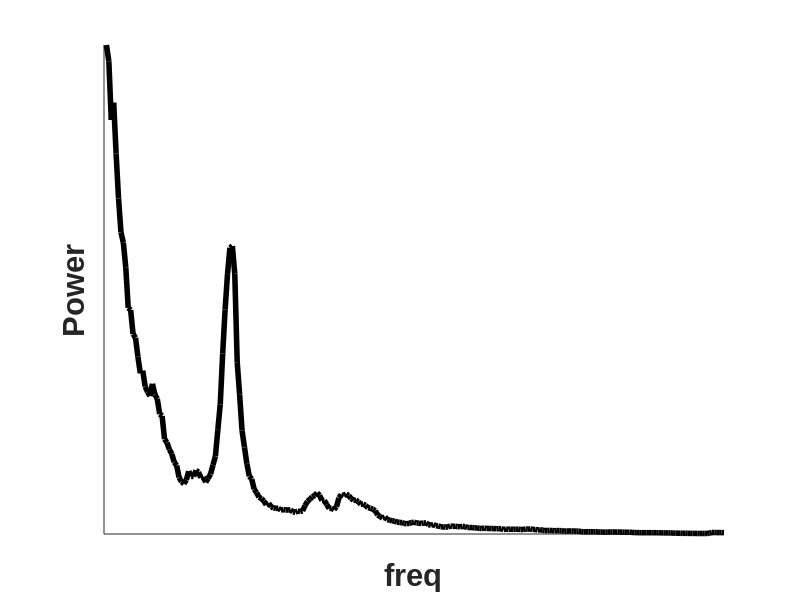

Here is the MATLAB script that generated this plot: (Note: this script raises an error after producing the figure.)
clc;clear;close all;
% alorithm process
load process_data.mat freq spt

freq = freq(2:257); spt = spt(2:257);

% a. Noralization
sptN = spt./max(spt);
plot(freq,sptN,'linewidth',4,'color','black')
set(gca,'fontName','Arial','fontSize',20,'Box','off','xtick',[],'ytick',[],'fontWeight','bold')
xlabel('freq') 
ylabel('Power')

% b. PC detection
[pks,fma,fw] = findpeaks(sptN,freq,'minpeakwidth',0.5,'minpeakheight',0.02,'minpeakprominence',0.02);
[vlys,fmi] = findpeaks(-sptN,freq,'minpeakwidth',0.5,'minpeakheight',-0.8,'minpeakprominence',0.03,'npeaks',length(pks));

plot(freq,sptN,'linewidth',4,'color','black')
set(gca,'fontName','Arial','fontSize',14,'Box','off','fontWeight','bold','xtick',[],'ytick',[])
hold on
plot(fma,pks,'v','linewidth',4,'markerfacecolor','r');
plot(fmi,-vlys,'^','linewidth',4,'markerfacecolor','blue','MarkerEdgeColor','blue');
legend({'Spt','Peaks','Valleys'});

% c. initialfit fit
close all;
plot(freq,psd_real,'linewidth',4,'color','black')
set(gca,'fontName','Arial','fontSize',14,'Box','off','fontWeight','bold','xtick',[],'ytick',[])
ylim([0 250]); axis off;
hold on
plot(freq,sigk_ini(:,1),'linewidth',5,'color','#EDB120')
plot(freq,sigk_ini(:,2),'linewidth',5,'color','green')
plot(freq,sigk_ini(:,3),'linewidth',5,'color','blue')
plot(freq,sigk_ini(:,4),'linewidth',5,'color','#4DBEEE')

% run XiPeaks
[psd_ftd,components] = scmem_unim(freq,spt,[0 0 0]);

% d. E step  [debug]
plot(freq,psd_real,'linewidth',4,'color','black')
set(gca,'fontName','Arial','fontSize',14,'Box','off','fontWeight','bold','xtick',[],'ytick',[])
ylim([0 250]); axis off;
hold on
plot(freq,sigk_sdo(:,1),'linewidth',5,'color','#EDB120')
plot(freq,sigk_sdo(:,2),'linewidth',3,'color','green')
plot(freq,sigk_sdo(:,3),'linewidth',5,'color','blue')
plot(freq,sigk_sdo(:,4),'linewidth',5,'color','#4DBEEE')

% e. M step [debug]
close all;
plot(freq,sigk_sdo(:,2),'linewidth',3,'color','green','marker','x')
set(gca,'fontName','Arial','fontSize',14,'Box','off','fontWeight','bold','xtick',[],'ytick',[])
hold on
plot(freq,sigk_up(:,2),'linewidth',5,'color','#FF00FF')

% f. end of fitting
plot(freq,spt,'linewidth',4,'color','black')
set(gca,'fontName','Arial','fontSize',14,'Box','off','fontWeight','bold','xtick',[],'ytick',[])
hold on
plot(freq,components(:,1),'linewidth',3,'color','#EDB120')
plot(freq,components(:,2),'linewidth',3,'color','green')
plot(freq,components(:,3),'linewidth',3,'color','blue')
plot(freq,components(:,4),'linewidth',3,'color','#4DBEEE')


plot(freq,spt,'linewidth',4,'color','black')
set(gca,'fontName','Arial','fontSize',14,'Box','off','fontWeight','bold','xtick',[],'ytick',[])
hold on
plot(freq,psd_ftd,'linewidth',3,'color','r')

